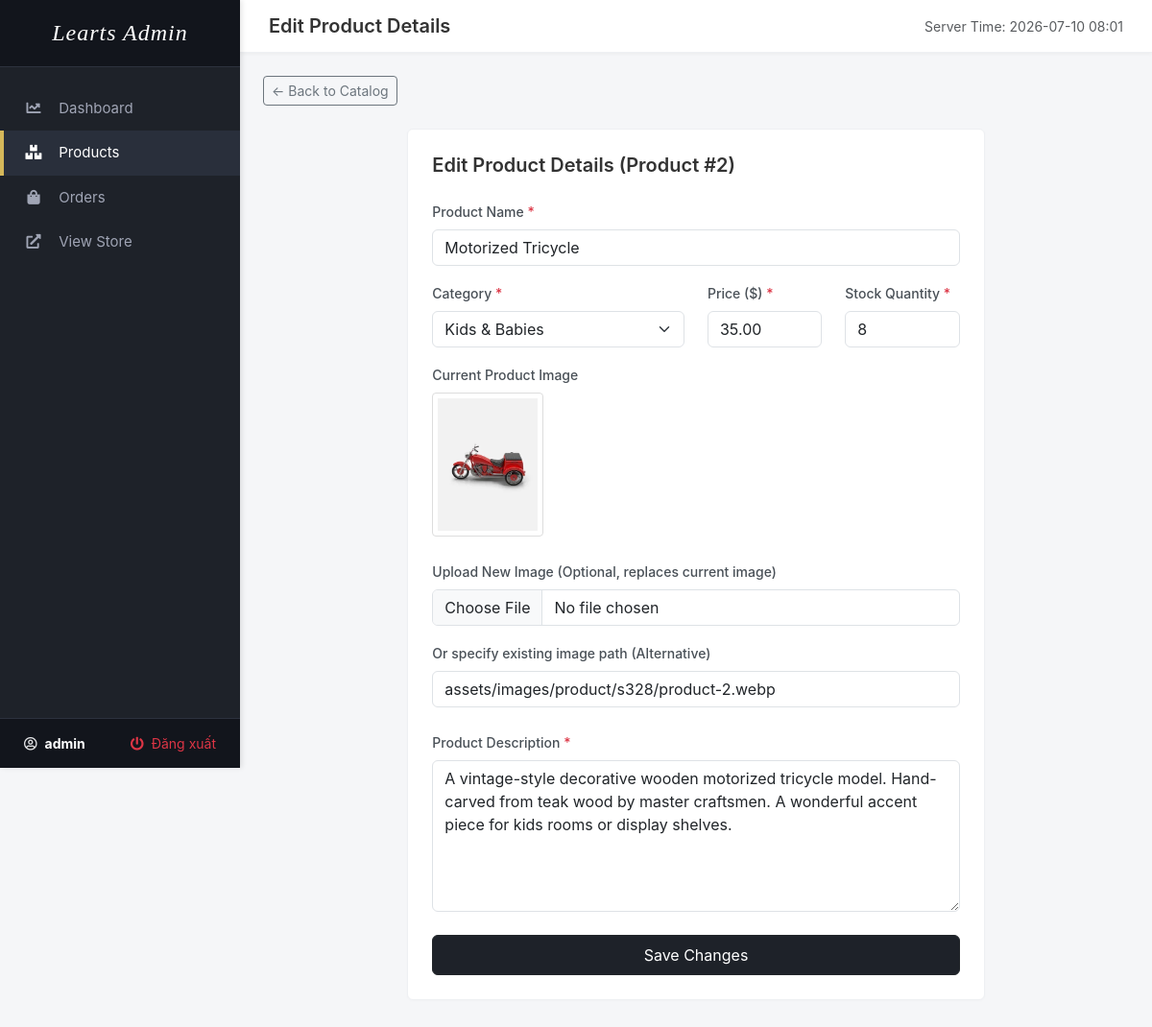
The page /admin/product_edit.php?id=2 (signed in) on the database its author committed.
### tables this page shows
CREATE TABLE IF NOT EXISTS `products` (
  `id` INT AUTO_INCREMENT PRIMARY KEY,
  `name` VARCHAR(255) NOT NULL,
  `description` TEXT NOT NULL,
  `price` DECIMAL(10,2) NOT NULL,
  `image_url` VARCHAR(255) NOT NULL,
  `stock` INT NOT NULL,
  `category_id` INT NOT NULL,
  `created_at` DATETIME DEFAULT CURRENT_TIMESTAMP,
  FOREIGN KEY (`category_id`) REFERENCES `categories`(`id`) ON DELETE CASCADE
);

CREATE TABLE IF NOT EXISTS `categories` (
  `id` INT AUTO_INCREMENT PRIMARY KEY,
  `name` VARCHAR(100) NOT NULL UNIQUE
);

### admin/product_edit.php (the view, shortened to what this page needs)
<?php
require_once __DIR__ . '/../config/database.php';
$id = isset($_GET['id']) ? (int)$_GET['id'] : 0;
try {
    $stmt = $pdo->prepare("SELECT * FROM products WHERE id = :id");
    $stmt->execute(['id' => $id]);
    $product = $stmt->fetch();
} catch (Exception $e) {
    $_SESSION['admin_flash'] = [
        'type' => 'danger',
        'text' => 'Database error: ' . $e->getMessage()
    ];
    header('Location: products.php');
    exit;
}
try {
    $cat_stmt = $pdo->query("SELECT * FROM categories ORDER BY name ASC");
    $categories = $cat_stmt->fetchAll();
} catch (Exception $e) {
    $categories = [];
}
$name = $product['name'];
$description = $product['description'];
$price = $product['price'];
$stock = $product['stock'];
$category_id = $product['category_id'];
$image_url = $product['image_url'];
require_once 'includes/header.php';
?>
<div class="mb-4">
    <a href="products.php" class="btn btn-sm btn-outline-secondary">&larr; Back to Catalog</a>
</div>
<div class="main-card col-lg-8 col-12 mx-auto">
    <h5 class="mb-4" style="font-weight: 600; color: #333;">Edit Product Details (Product #<?= $id ?>)</h5>
    <form action="product_edit.php?id=<?= $id ?>" method="POST" enctype="multipart/form-data">
        <div class="row">
            <div class="col-12 mb-3">
                <label for="name" class="form-label">Product Name <span class="text-danger">*</span></label>
                <input type="text" class="form-control" id="name" name="name" value="<?= htmlspecialchars($name) ?>" required>
            </div>
            <div class="col-md-6 col-12 mb-3">
                <label for="category_id" class="form-label">Category <span class="text-danger">*</span></label>
                <select class="form-select" id="category_id" name="category_id" required>
                    <?php foreach ($categories as $cat): ?>
                        <option value="<?= $cat['id'] ?>" <?= ($category_id == $cat['id']) ? 'selected' : '' ?>>
                            <?= htmlspecialchars($cat['name']) ?>
                        </option>
                    <?php endforeach; ?>
                </select>
            </div>
            <div class="col-md-3 col-6 mb-3">
                <label for="price" class="form-label">Price ($) <span class="text-danger">*</span></label>
                <input type="number" step="0.01" min="0" class="form-control" id="price" name="price" value="<?= htmlspecialchars($price) ?>" required>
            </div>
            <div class="col-md-3 col-6 mb-3">
                <label for="stock" class="form-label">Stock Quantity <span class="text-danger">*</span></label>
                <input type="number" min="0" class="form-control" id="stock" name="stock" value="<?= htmlspecialchars($stock) ?>" required>
            </div>
            <div class="col-12 mb-3">
                <label class="form-label">Current Product Image</label>
                <div class="mb-2">
                    <img src="../<?= htmlspecialchars($image_url) ?>" alt="Product Preview" style="max-height: 150px; border: 1px solid #ddd; border-radius: 4px; padding: 5px;">
                </div>
            </div>
            <div class="col-12 mb-3">
                <label for="product_image" class="form-label">Upload New Image (Optional, replaces current image)</label>
                <input type="file" class="form-control" id="product_image" name="product_image" accept="image/*">
            </div>
            <div class="col-12 mb-4">
                <label for="image_url" class="form-label">Or specify existing image path (Alternative)</label>
                <input type="text" class="form-control" id="image_url" name="image_url" placeholder="e.g. assets/images/product/s328/product-1.webp" value="<?= htmlspecialchars($image_url) ?>">
            </div>
            <div class="col-12 mb-4">
                <label for="description" class="form-label">Product Description <span class="text-danger">*</span></label>
                <textarea class="form-control" id="description" name="description" rows="6" required><?= htmlspecialchars($description) ?></textarea>
            </div>
            <div class="col-12">
                <button type="submit" class="btn btn-dark w-100 py-2" style="background-color: var(--dark-bg);">
                    Save Changes
                </button>
            </div>
        </div>
    </form>
</div>
<?php require_once 'includes/footer.php'; ?>

### admin/includes/header.php (style rules this page uses)
:root { --sidebar-width: 250px; --primary-color: #d5b85a; --dark-bg: #1e2229; --darker-bg: #12151c; --text-color: #e3e4e6; }
body { font-family: -apple-system, BlinkMacSystemFont, "Segoe UI", Roboto, "Helvetica Neue", Arial, sans-serif; background-color: #f5f6f8; margin: 0; padding: 0; }
.main-card { background-color: #fff; border: 1px solid #eef0f3; border-radius: 6px; box-shadow: 0 1px 3px rgba(0,0,0,0.02); padding: 25px; margin-bottom: 30px; }
.form-label { font-weight: 500; color: #495057; font-size: 14px; }

### rows shown on the page
products: name "Motorized Tricycle", category_id "Kids & Babies", price "35.00", stock "8", image_url (picture), image_url "assets/images/product/s328/product-2.webp", description "A vintage-style decorative wooden motorized tricycle model. Hand-carved from teak wood by master craftsmen. A wonderful accent piece for kids rooms or display shelves."

### other values the page prints
$_SESSION['admin_username'] "admin"
$id "2"
